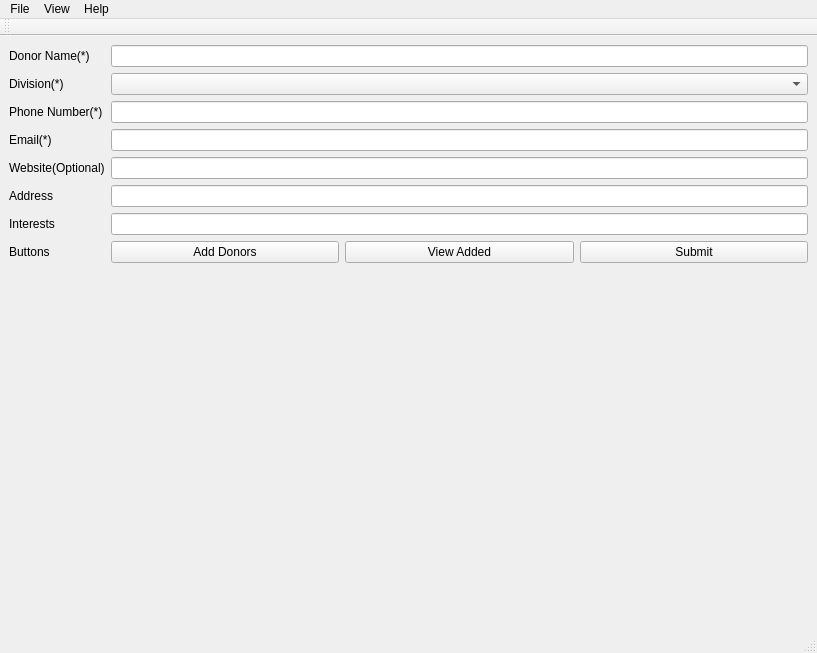
<?xml version="1.0" encoding="UTF-8"?>
<ui version="4.0">
 <class>MainWindow</class>
 <widget class="QMainWindow" name="MainWindow">
  <property name="geometry">
   <rect>
    <x>0</x>
    <y>0</y>
    <width>817</width>
    <height>653</height>
   </rect>
  </property>
  <property name="windowTitle">
   <string>MainWindow</string>
  </property>
  <widget class="QWidget" name="centralwidget">
   <layout class="QHBoxLayout" name="horizontalLayout_10">
    <item>
     <layout class="QFormLayout" name="formLayout_4">
      <item row="0" column="0">
       <widget class="QLabel" name="label_10">
        <property name="text">
         <string>Donor Name(*)</string>
        </property>
       </widget>
      </item>
      <item row="0" column="1">
       <widget class="QLineEdit" name="lineEdit_6"/>
      </item>
      <item row="1" column="0">
       <widget class="QLabel" name="label_11">
        <property name="text">
         <string>Division(*)</string>
        </property>
       </widget>
      </item>
      <item row="1" column="1">
       <widget class="QComboBox" name="comboBox_4"/>
      </item>
      <item row="2" column="0">
       <widget class="QLabel" name="label_12">
        <property name="text">
         <string>Phone Number(*)</string>
        </property>
       </widget>
      </item>
      <item row="2" column="1">
       <layout class="QHBoxLayout" name="horizontalLayout_8">
        <item>
         <widget class="QLineEdit" name="lineEdit_8">
          <property name="sizePolicy">
           <sizepolicy hsizetype="Preferred" vsizetype="Fixed">
            <horstretch>0</horstretch>
            <verstretch>0</verstretch>
           </sizepolicy>
          </property>
         </widget>
        </item>
       </layout>
      </item>
      <item row="3" column="0">
       <widget class="QLabel" name="label_13">
        <property name="text">
         <string>Email(*)</string>
        </property>
       </widget>
      </item>
      <item row="4" column="0">
       <widget class="QLabel" name="label_14">
        <property name="text">
         <string>Website(Optional)</string>
        </property>
       </widget>
      </item>
      <item row="5" column="0">
       <widget class="QLabel" name="label_15">
        <property name="text">
         <string>Address</string>
        </property>
       </widget>
      </item>
      <item row="6" column="0">
       <widget class="QLabel" name="label_20">
        <property name="text">
         <string>Interests</string>
        </property>
       </widget>
      </item>
      <item row="7" column="0">
       <widget class="QLabel" name="label_21">
        <property name="text">
         <string>Buttons</string>
        </property>
       </widget>
      </item>
      <item row="7" column="1">
       <layout class="QHBoxLayout" name="horizontalLayout_9">
        <item>
         <widget class="QPushButton" name="pushButton_4">
          <property name="text">
           <string>Add Donors</string>
          </property>
         </widget>
        </item>
        <item>
         <widget class="QPushButton" name="pushButton_5">
          <property name="text">
           <string>View Added</string>
          </property>
         </widget>
        </item>
        <item>
         <widget class="QPushButton" name="pushButton_6">
          <property name="text">
           <string>Submit</string>
          </property>
         </widget>
        </item>
       </layout>
      </item>
      <item row="3" column="1">
       <widget class="QLineEdit" name="lineEdit_7"/>
      </item>
      <item row="4" column="1">
       <widget class="QLineEdit" name="lineEdit_9"/>
      </item>
      <item row="5" column="1">
       <widget class="QLineEdit" name="lineEdit_10"/>
      </item>
      <item row="6" column="1">
       <widget class="QLineEdit" name="lineEdit_11"/>
      </item>
     </layout>
    </item>
   </layout>
  </widget>
  <widget class="QMenuBar" name="menubar">
   <property name="geometry">
    <rect>
     <x>0</x>
     <y>0</y>
     <width>817</width>
     <height>22</height>
    </rect>
   </property>
   <widget class="QMenu" name="menuFile">
    <property name="title">
     <string>File</string>
    </property>
    <addaction name="actionNew"/>
    <addaction name="actionConnect"/>
   </widget>
   <widget class="QMenu" name="menuView">
    <property name="title">
     <string>View</string>
    </property>
   </widget>
   <widget class="QMenu" name="menuHelp">
    <property name="title">
     <string>Help</string>
    </property>
   </widget>
   <addaction name="menuFile"/>
   <addaction name="menuView"/>
   <addaction name="menuHelp"/>
  </widget>
  <widget class="QStatusBar" name="statusbar"/>
  <widget class="QToolBar" name="toolBar">
   <property name="windowTitle">
    <string>toolBar</string>
   </property>
   <attribute name="toolBarArea">
    <enum>TopToolBarArea</enum>
   </attribute>
   <attribute name="toolBarBreak">
    <bool>false</bool>
   </attribute>
  </widget>
  <action name="actionNew">
   <property name="text">
    <string>New</string>
   </property>
  </action>
  <action name="actionConnect">
   <property name="text">
    <string>Connect</string>
   </property>
  </action>
 </widget>
 <resources/>
 <connections/>
</ui>
